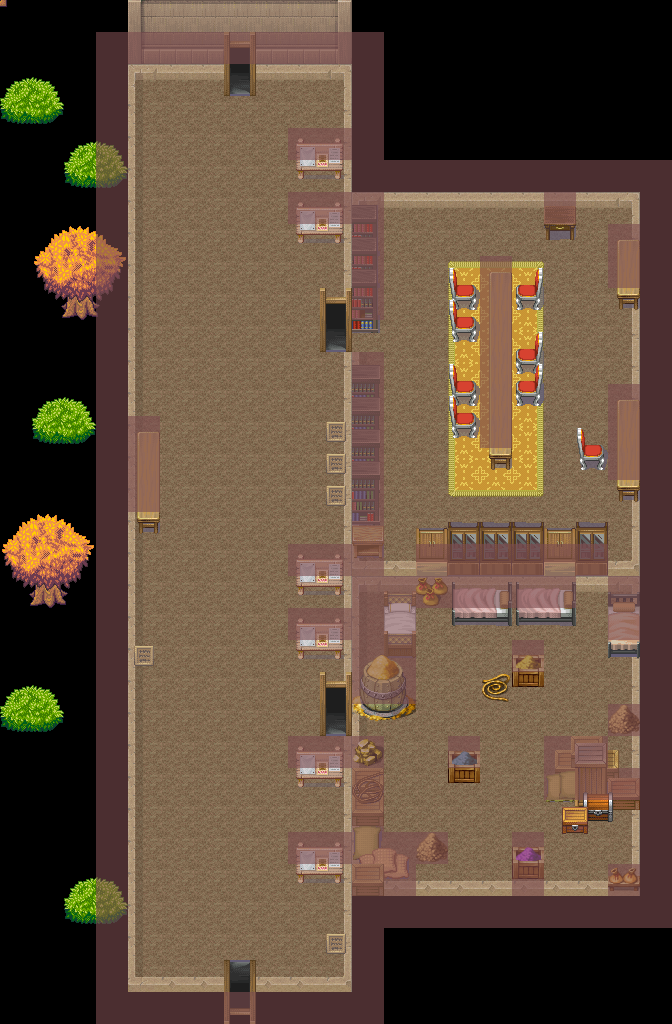

The image is a tile-based game level rendered from a .tmx file. Its description and source (layers, tilesets, objects; grid data summarised) follow:
An orthogonal 21x32 tile map with 32x32 px tiles, 7 tile layers (Kachelebene 1, Kachelebene 4, Kachelebene 3, Kachelebene 2, ...), 1 hidden layer not drawn, 2 tilesets.

<map version="1.2" tiledversion="1.2.1" orientation="orthogonal" renderorder="right-down" width="21" height="32" tilewidth="32" tileheight="32" infinite="0" nextlayerid="17" nextobjectid="1">
 <tileset firstgid="1" source="TileSet/RPG.tsx" />
 <tileset firstgid="2745" source="TileSet/Outdoor.tsx" />
 <layer id="9" name="Kachelebene 1" width="21" height="32">
  <data>[672 cells, 454 non-empty, 29 distinct tile ids]</data>
 </layer>
 <layer id="10" name="Kachelebene 4" width="21" height="32">
  <data>[672 cells, 28 non-empty, 13 distinct tile ids]</data>
 </layer>
 <layer id="11" name="Kachelebene 3" width="21" height="32">
  <data>[672 cells, 4 non-empty, 4 distinct tile ids]</data>
 </layer>
 <layer id="12" name="Kachelebene 2" width="21" height="32">
  <data>[672 cells, 114 non-empty, 52 distinct tile ids]</data>
 </layer>
 <layer id="13" name="Kachelebene 5" width="21" height="32">
  <data>[672 cells, 30 non-empty, 23 distinct tile ids]</data>
 </layer>
 <layer id="14" name="Kachelebene 6" width="21" height="32">
  <data>[672 cells, 2 non-empty, 2 distinct tile ids]</data>
 </layer>
 <layer id="15" name="Collision" width="21" height="32">
  <data>[672 cells, 172 non-empty, 1 distinct tile ids]</data>
 </layer>
 <layer id="16" name="Spawn" width="21" height="32" visible="0">
  <data>[672 cells, 46 non-empty, 1 distinct tile ids]</data>
 </layer>
</map>
